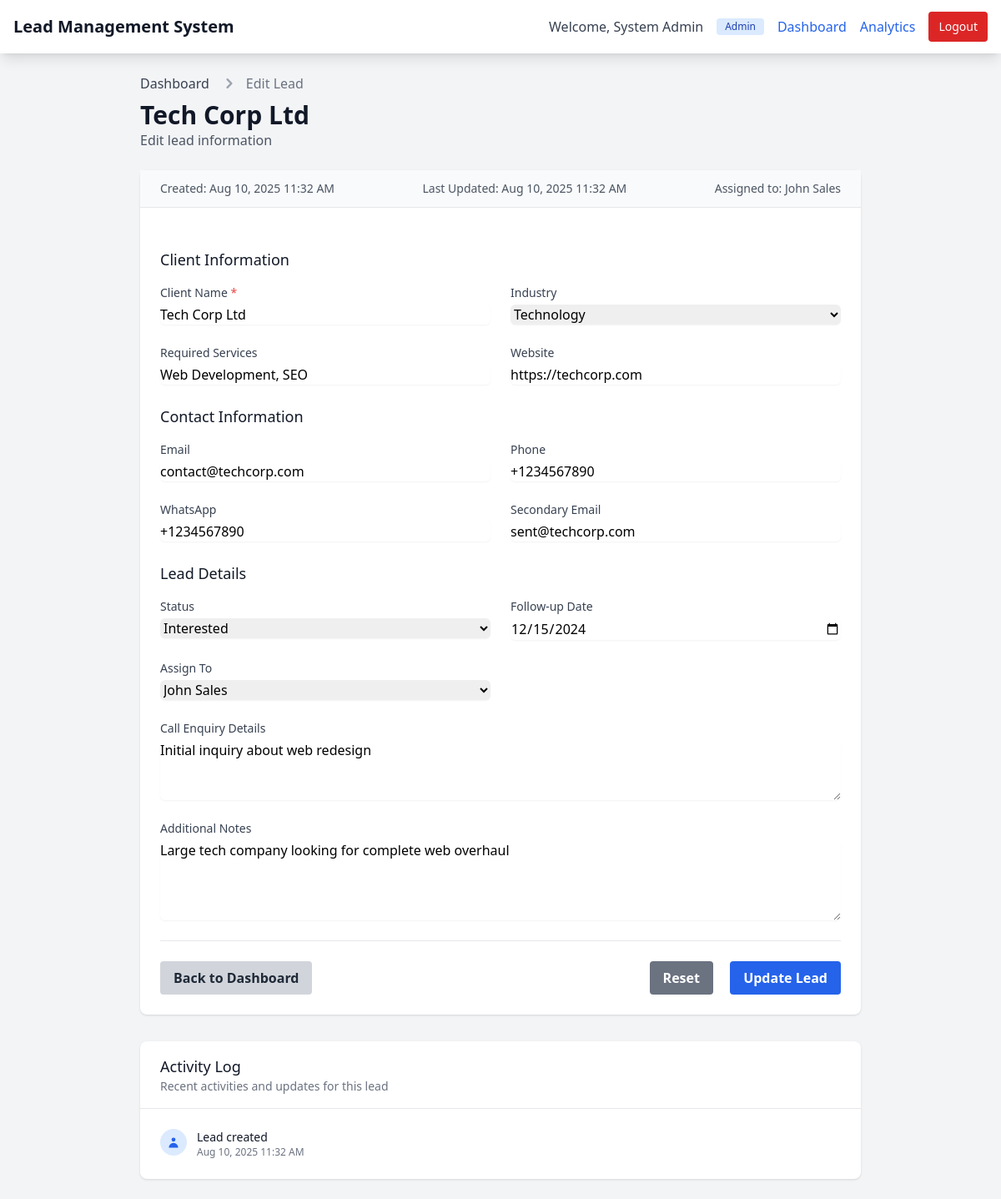
The page /lead_edit.php?id=1 (signed in) on the database its author committed.
### tables this page shows
CREATE TABLE IF NOT EXISTS users (
    id INT PRIMARY KEY AUTO_INCREMENT,
    username VARCHAR(50) UNIQUE NOT NULL,
    password VARCHAR(255) NOT NULL,
    full_name VARCHAR(100),
    role ENUM('admin', 'sales', 'marketing') NOT NULL,
    is_active TINYINT(1) DEFAULT 1,
    created_at TIMESTAMP DEFAULT CURRENT_TIMESTAMP
);

CREATE TABLE IF NOT EXISTS leads (
    id INT PRIMARY KEY AUTO_INCREMENT,
    client_name VARCHAR(255) NOT NULL,
    required_services VARCHAR(255),
    website VARCHAR(255),
    phone VARCHAR(50),
    email VARCHAR(255),
    call_enquiry TEXT,
    mail VARCHAR(255),
    whatsapp VARCHAR(255),
    follow_up DATE,
    client_status ENUM('Interested', 'Not Interested', 'Budget Not Met', 'Meeting Scheduled', '') DEFAULT '',
    notes TEXT,
    industry VARCHAR(100),
    assigned_to INT,
    source_ad_id INT,
    lead_source VARCHAR(100) DEFAULT 'Manual',
    created_at TIMESTAMP DEFAULT CURRENT_TIMESTAMP,
    updated_at TIMESTAMP DEFAULT CURRENT_TIMESTAMP ON UPDATE CURRENT_TIMESTAMP,
    FOREIGN KEY (assigned_to) REFERENCES users(id) ON DELETE SET NULL,
    FOREIGN KEY (source_ad_id) REFERENCES running_ads(id) ON DELETE SET NULL
);

### lead_edit.php (the view, shortened to what the rows shown need)
<?php
require_once 'includes/auth.php';
require_once 'includes/functions.php';
$current_user = get_logged_in_user();
$lead_id = isset($_GET['id']) ? (int)$_GET['id'] : 0;
$lead = get_lead_by_id($lead_id, $current_user['id'], $current_user['role']);
$sales_staff = [];
if ($current_user['role'] === 'admin') {
    $sales_staff = get_sales_staff();
}
$is_readonly = !has_permission('edit_leads');
?>
<!DOCTYPE html>
<html lang="en">
<head>
    <script src="https://cdn.tailwindcss.com"></script>
</head>
<body class="bg-gray-100 min-h-screen">
    <nav class="bg-white shadow-lg">
        <div class="max-w-7xl mx-auto px-4">
            <div class="flex justify-between h-16">
                <div class="flex items-center space-x-4">
                    <span class="text-gray-700">Welcome, <?php echo sanitize_output($current_user['full_name']); ?></span>
                    <span class="bg-blue-100 text-blue-800 text-xs font-medium px-2.5 py-0.5 rounded">
                        <?php echo ucfirst($current_user['role']); ?>
                    </span>
                    <a href="index.php" class="text-blue-600 hover:text-blue-800">Dashboard</a>
                    <?php if (has_permission('view_analytics')): ?>
                        <a href="analytics.php" class="text-blue-600 hover:text-blue-800">Analytics</a>
                    <?php endif; ?>
                    <a href="logout.php" class="bg-red-600 hover:bg-red-700 text-white px-3 py-2 rounded text-sm">
                        Logout
                    </a>
                </div>
            </div>
        </div>
    </nav>
    <div class="max-w-4xl mx-auto py-6 px-4">
        <div class="mb-6">
            <div class="flex items-center justify-between">
                <div>
                    <h1 class="text-3xl font-bold text-gray-900 mt-2">
                        <?php echo sanitize_output($lead['client_name']); ?>
                    </h1>
                    <p class="text-gray-600">
                        <?php echo $is_readonly ? 'View lead details' : 'Edit lead information'; ?>
                    </p>
                </div>
            </div>
        </div>
        <div class="bg-white shadow rounded-lg">
            <div class="bg-gray-50 px-6 py-3 border-b border-gray-200">
                <div class="flex flex-wrap items-center justify-between text-sm text-gray-600">
                    <div>
                        <span class="font-medium">Created:</span> <?php echo format_datetime($lead['created_at']); ?>
                    </div>
                    <div>
                        <span class="font-medium">Last Updated:</span> <?php echo format_datetime($lead['updated_at']); ?>
                    </div>
                    <?php if ($lead['assigned_user']): ?>
                        <div>
                            <span class="font-medium">Assigned to:</span> <?php echo sanitize_output($lead['assigned_user']); ?>
                        </div>
                    <?php endif; ?>
                </div>
            </div>
            <form method="POST" action="" class="space-y-6 p-6">
                <div>
                    <div class="grid grid-cols-1 md:grid-cols-2 gap-6">
                        <div>
                            <label for="client_name" class="block text-sm font-medium text-gray-700">
                                Client Name <span class="text-red-500">*</span>
                            </label>
                            <input
                                type="text"
                                id="client_name"
                                name="client_name"
                                value="<?php echo sanitize_output($lead['client_name']); ?>"
                                class="mt-1 block w-full border-gray-300 rounded-md shadow-sm focus:ring-blue-500 focus:border-blue-500 <?php echo $is_readonly ? 'bg-gray-50' : ''; ?>"
                                <?php echo $is_readonly ? 'readonly' : ''; ?>
                            >
                        </div>
                        <div>
                            <label for="industry" class="block text-sm font-medium text-gray-700">Industry</label>
                            <select
                                id="industry"
                                name="industry"
                                class="mt-1 block w-full border-gray-300 rounded-md shadow-sm focus:ring-blue-500 focus:border-blue-500 <?php echo $is_readonly ? 'bg-gray-50' : ''; ?>"
                                <?php echo $is_readonly ? 'disabled' : ''; ?>
                            >
                                <?php foreach (get_industry_options() as $industry_option): ?>
                                    <option value="<?php echo $industry_option; ?>" <?php echo $lead['industry'] === $industry_option ? 'selected' : ''; ?>>
                                        <?php echo $industry_option; ?>
                                    </option>
                                <?php endforeach; ?>
                            </select>
                        </div>
                        <div>
                            <label for="required_services" class="block text-sm font-medium text-gray-700">Required Services</label>
                            <input
                                type="text"
                                id="required_services"
                                name="required_services"
                                value="<?php echo sanitize_output($lead['required_services']); ?>"
                                placeholder="e.g., Web Development, SEO, Marketing"
                                class="mt-1 block w-full border-gray-300 rounded-md shadow-sm focus:ring-blue-500 focus:border-blue-500 <?php echo $is_readonly ? 'bg-gray-50' : ''; ?>"
                                <?php echo $is_readonly ? 'readonly' : ''; ?>
                            >
                        </div>
                        <div>
                            <label for="website" class="block text-sm font-medium text-gray-700">Website</label>
                            <input
                                type="url"
                                id="website"
                                name="website"
                                value="<?php echo sanitize_output($lead['website']); ?>"
                                placeholder="https://example.com"
                                class="mt-1 block w-full border-gray-300 rounded-md shadow-sm focus:ring-blue-500 focus:border-blue-500 <?php echo $is_readonly ? 'bg-gray-50' : ''; ?>"
                                <?php echo $is_readonly ? 'readonly' : ''; ?>
                            >
                        </div>
                    </div>
                </div>
                <div>
                    <div class="grid grid-cols-1 md:grid-cols-2 gap-6">
                        <div>
                            <label for="email" class="block text-sm font-medium text-gray-700">Email</label>
                            <input
                                type="email"
                                id="email"
                                name="email"
                                value="<?php echo sanitize_output($lead['email']); ?>"
                                placeholder="contact@example.com"
                                class="mt-1 block w-full border-gray-300 rounded-md shadow-sm focus:ring-blue-500 focus:border-blue-500 <?php echo $is_readonly ? 'bg-gray-50' : ''; ?>"
                                <?php echo $is_readonly ? 'readonly' : ''; ?>
                            >
                        </div>
                        <div>
                            <label for="phone" class="block text-sm font-medium text-gray-700">Phone</label>
                            <input
                                type="tel"
                                id="phone"
                                name="phone"
                                value="<?php echo sanitize_output($lead['phone']); ?>"
                                placeholder="+1234567890"
                                class="mt-1 block w-full border-gray-300 rounded-md shadow-sm focus:ring-blue-500 focus:border-blue-500 <?php echo $is_readonly ? 'bg-gray-50' : ''; ?>"
                                <?php echo $is_readonly ? 'readonly' : ''; ?>
                            >
                        </div>
                        <div>
                            <label for="whatsapp" class="block text-sm font-medium text-gray-700">WhatsApp</label>
                            <input
                                type="tel"
                                id="whatsapp"
                                name="whatsapp"
                                value="<?php echo sanitize_output($lead['whatsapp']); ?>"
                                placeholder="+1234567890"
                                class="mt-1 block w-full border-gray-300 rounded-md shadow-sm focus:ring-blue-500 focus:border-blue-500 <?php echo $is_readonly ? 'bg-gray-50' : ''; ?>"
                                <?php echo $is_readonly ? 'readonly' : ''; ?>
                            >
                        </div>
                        <div>
                            <label for="mail" class="block text-sm font-medium text-gray-700">Secondary Email</label>
                            <input
                                type="email"
                                id="mail"
                                name="mail"
                                value="<?php echo sanitize_output($lead['mail']); ?>"
                                placeholder="secondary@example.com"
                                class="mt-1 block w-full border-gray-300 rounded-md shadow-sm focus:ring-blue-500 focus:border-blue-500 <?php echo $is_readonly ? 'bg-gray-50' : ''; ?>"
                                <?php echo $is_readonly ? 'readonly' : ''; ?>
                            >
                        </div>
                    </div>
                </div>
                <div>
                    <div class="grid grid-cols-1 md:grid-cols-2 gap-6">
                        <div>
                            <label for="client_status" class="block text-sm font-medium text-gray-700">Status</label>
                            <select
                                id="client_status"
                                name="client_status"
                                class="mt-1 block w-full border-gray-300 rounded-md shadow-sm focus:ring-blue-500 focus:border-blue-500 <?php echo $is_readonly ? 'bg-gray-50' : ''; ?>"
                                <?php echo $is_readonly ? 'disabled' : ''; ?>
                            >
                                <?php foreach (get_status_options() as $value => $label): ?>
                                    <option value="<?php echo $value; ?>" <?php echo $lead['client_status'] === $value ? 'selected' : ''; ?>>
                                        <?php echo $label; ?>
                                    </option>
                                <?php endforeach; ?>
                            </select>
                        </div>
                        <div>
                            <label for="follow_up" class="block text-sm font-medium text-gray-700">Follow-up Date</label>
                            <input
                                type="date"
                                id="follow_up"
                                name="follow_up"
                                value="<?php echo $lead['follow_up']; ?>"
                                class="mt-1 block w-full border-gray-300 rounded-md shadow-sm focus:ring-blue-500 focus:border-blue-500 <?php echo $is_readonly ? 'bg-gray-50' : ''; ?>"
                                <?php echo $is_readonly ? 'readonly' : ''; ?>
                            >
                        </div>
                        <?php if ($current_user['role'] === 'admin'): ?>
                        <div>
                            <label for="assigned_to" class="block text-sm font-medium text-gray-700">Assign To</label>
                            <select
                                id="assigned_to"
                                name="assigned_to"
                                class="mt-1 block w-full border-gray-300 rounded-md shadow-sm focus:ring-blue-500 focus:border-blue-500 <?php echo $is_readonly ? 'bg-gray-50' : ''; ?>"
                                <?php echo $is_readonly ? 'disabled' : ''; ?>
                            >
                                <?php foreach ($sales_staff as $staff): ?>
                                    <option value="<?php echo $staff['id']; ?>" <?php echo $lead['assigned_to'] == $staff['id'] ? 'selected' : ''; ?>>
                                        <?php echo sanitize_output($staff['full_name']); ?>
                                    </option>
                                <?php endforeach; ?>
                            </select>
                        </div>
                        <?php endif; ?>
                        <div class="md:col-span-2">
                            <label for="call_enquiry" class="block text-sm font-medium text-gray-700">Call Enquiry Details</label>
                            <textarea
                                id="call_enquiry"
                                name="call_enquiry"
                                rows="3"
                                placeholder="Details about the initial call or enquiry..."
                                class="mt-1 block w-full border-gray-300 rounded-md shadow-sm focus:ring-blue-500 focus:border-blue-500 <?php echo $is_readonly ? 'bg-gray-50' : ''; ?>"
                                <?php echo $is_readonly ? 'readonly' : ''; ?>
                            ><?php echo sanitize_output($lead['call_enquiry']); ?></textarea>
                        </div>
                        <div class="md:col-span-2">
                            <label for="notes" class="block text-sm font-medium text-gray-700">Additional Notes</label>
                            <textarea
                                id="notes"
                                name="notes"
                                rows="4"
                                placeholder="Any additional information about the lead..."
                                class="mt-1 block w-full border-gray-300 rounded-md shadow-sm focus:ring-blue-500 focus:border-blue-500 <?php echo $is_readonly ? 'bg-gray-50' : ''; ?>"
                                <?php echo $is_readonly ? 'readonly' : ''; ?>
                            ><?php echo sanitize_output($lead['notes']); ?></textarea>
                        </div>
                    </div>
                </div>
            </form>
        </div>
        <div class="mt-8 bg-white shadow rounded-lg">
            <div class="p-6">
                <div class="space-y-3">
                    <div class="flex items-start space-x-3">
                        <div class="flex-1">
                            <p class="text-sm text-gray-900">Lead created</p>
                            <p class="text-xs text-gray-500"><?php echo format_datetime($lead['created_at']); ?></p>
                        </div>
                    </div>
                </div>
            </div>
        </div>
    </div>
</body>
</html>

### rows shown on the page
users: full_name "System Admin", role "Admin", call_enquiry "Initial inquiry about web redesign", notes "Large tech company looking for complete web overhaul"
leads: client_name "Tech Corp Ltd", created_at "Aug 10, 2025 11:32 AM", updated_at "Aug 10, 2025 11:32 AM", assigned_to.full_name "John Sales", industry "Technology", required_services "Web Development, SEO", website "https://techcorp.com", email "contact@techcorp.com", phone "+1234567890", whatsapp "+1234567890", mail "sent@techcorp.com", client_status "Interested", follow_up "12/15/2024", assigned_to "John Sales"
